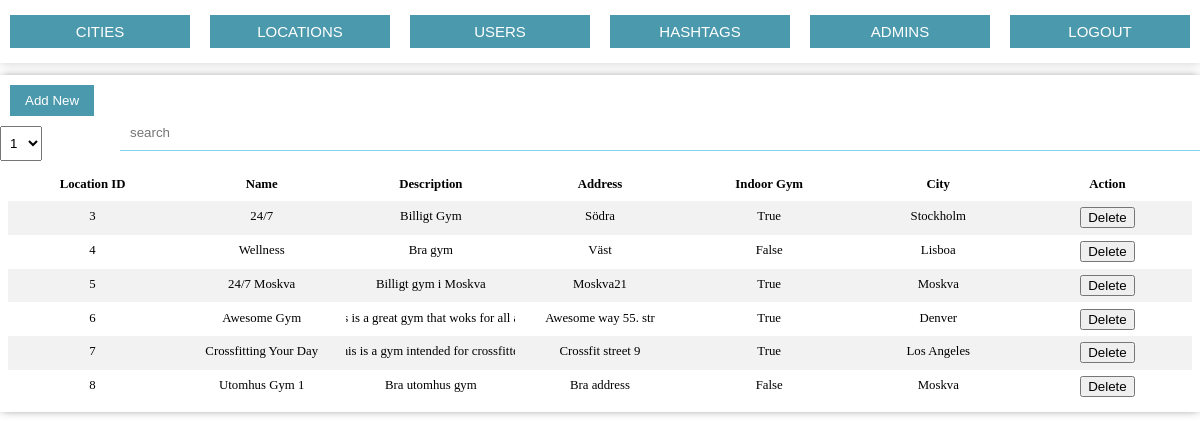
The page /admin/index.php?locations=1 (signed in) on the database its author committed.
### tables this page shows
CREATE TABLE IF NOT EXISTS `location` (
  `activityID` int(11) NOT NULL AUTO_INCREMENT,
  `name` varchar(30) NOT NULL,
  `description` longtext,
  `address` varchar(60) NOT NULL,
  `isGym` tinyint(1) NOT NULL,
  `cityID` int(11) NOT NULL,
  PRIMARY KEY (`activityID`),
  KEY `cityID` (`cityID`)
);

CREATE TABLE IF NOT EXISTS `city` (
  `cityID` int(11) NOT NULL AUTO_INCREMENT,
  `name` varchar(45) NOT NULL,
  PRIMARY KEY (`cityID`)
);

### _include/_models/db.php (called while the page is built, shortened)
<?php
    class Database{
        function __construct($host, $user, $pwd, $db){
            $this->db = mysqli_connect($host, $user, $pwd, $db);
        }
        public function q($sql){
            return $this->db->query($sql);
        }
    }
?>

### admin/_include/show-locations.php (the view)
<?php include("../_include/_models/db.php"); ?>
<div class="table-input">
    <div class="new-input">
        <button id="add_new_locations" class="custom-button1">Add New</button>
        <select id="ammount_insert">
            <?php
                for($i = 1; $i <=10; $i++){
                        echo "<option value=$i>$i</option>;";
                }
            ?>
        </select>
    </div>
    <div class="search-input">
        <input type="text" name="search" placeholder="search" class="input-style1">
    </div>
</div>
<div class="table">
    <div class="tr th">
        <div class="td">Location ID</div>
        <div class="td important">Name</div>
        <div class="td important">Description</div>
        <div class="td important">Address</div>
        <div class="td important">Indoor Gym</div>
        <div class="td important">City</div>
        <div class="td">Action</div>
    </div>
    <?php
        $db = new Database("localhost", "root", "", "projekt");
        $req = $db->q("SELECT city.Name as cityName, city.*, location.* FROM location left join city on location.cityID = city.cityID order by location.name and cityName");
        while ($row = $req->fetch_assoc()) {
            echo"
                <div class=tr>
                    <div class=td>$row[activityID]</div>
                    <div class=td>$row[name]</div>
                    <div class=td>$row[description]</div>
                    <div class=td>$row[address]</div>
                    <div class=td>".(($row["isGym"] == 1)? "True": "False")."</div>
                    <div class=td>".$row["cityName"]."</div>
                    <div class=td><button id='delete_locations_$row[activityID]'> Delete</button></div>
                </div>
            ";
        }
    ?>

### admin/_assets/_css/main.css (style rules this page uses)
body { padding: 0; margin: 0; min-width: 800px !important; }
.table-input { display: -webkit-box; display: -moz-box; display: -ms-flexbox; display: -moz-flex; display: -webkit-flex; flex-direction: row; flex-wrap: nowrap; justify-content: space-between; align-items: flex-end; align-content: stretch; }
.table-input div { flex: 1; flex-basis: auto; }
.table-input div select { padding: 8px 0px 8px 5px; }
.table-input .new-input { width: 10%; }
.table-input .search-input { width:90%; }
.table { display: flex; flex-flow: column nowrap; font-size: .8rem; margin: 0.5rem; line-height: 1.5; flex: 1 1 auto; }
.th { display: none; font-weight: 700; background-color: #f2f2f2; }
.th > .td { white-space: normal; justify-content: center; }
.tr { width: 100%; display: flex; flex-flow: row nowrap; }
.tr:nth-of-type(even) { background-color: #f2f2f2; }
.tr:nth-of-type(odd) { background-color: #ffffff; }
.td { display: flex; flex-flow: row nowrap; flex-grow: 1; flex-basis: 0; padding: 0.5em; word-break: break-word; overflow: hidden; text-overflow: ellipsis; justify-content: center; min-width: 0px; white-space: nowrap; }
.input-style1 { width: 100%; margin: 10px 0; padding: 10px 10px; box-sizing: border-box; -webkit-box-sizing: border-box; -moz-box-sizing: border-box; transition: all 0.30s ease-in-out; -webkit-transition: all 0.30s ease-in-out; -moz-transition: all 0.30s ease-in-out; -ms-transition: all 0.30s ease-in-out; -o-transition: all 0.30s ease-in-out; outline: none; border:none; border-bottom: 1px solid #88D5E9; }
.custom-button1 { background: #4B99AD; padding: 8px 15px 8px 15px; border: none; color: #fff; margin: 10px; }

### rows shown on the page
location: activityID "3", name "24/7", description "Billigt Gym", address "Södra", isGym "True", cityID.name "Stockholm"
location: activityID "4", name "Wellness", description "Bra gym", address "Väst", isGym "False", cityID.name "Lisboa"
location: activityID "5", name "24/7 Moskva", description "Billigt gym i Moskva", address "Moskva21", isGym "True", cityID.name "Moskva"
location: activityID "6", name "Awesome Gym", description "This is a great gym that woks for…", address "Awesome way 55. str", isGym "True", cityID.name "Denver"
location: activityID "7", name "Crossfitting Your Day", description "This is a gym intended for cros…", address "Crossfit street 9", isGym "True", cityID.name "Los Angeles"
location: activityID "8", name "Utomhus Gym 1", description "Bra utomhus gym", address "Bra address", isGym "False", cityID.name "Moskva"

### other values the page prints
form field value "1"
